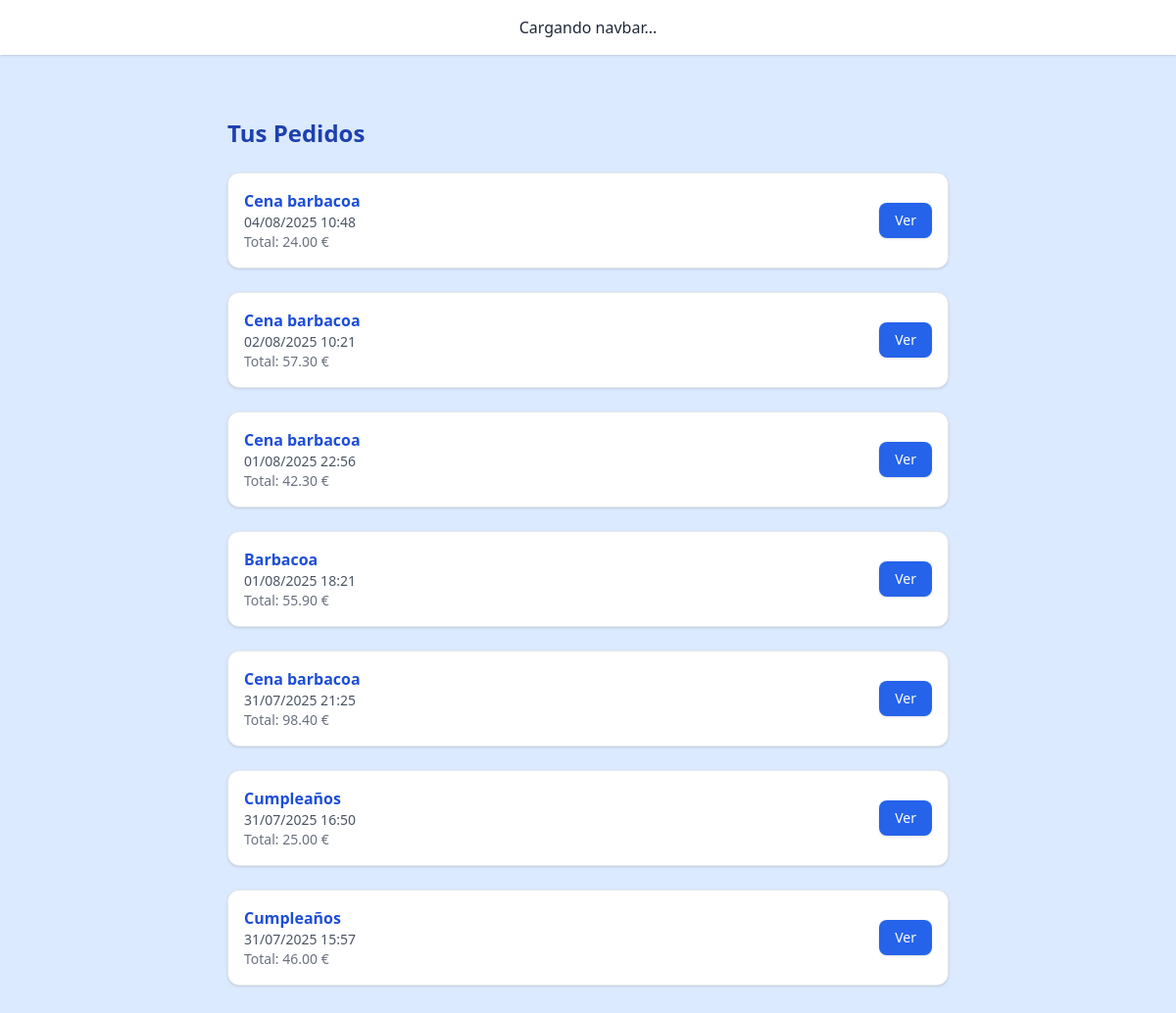
The page /orders/ (signed in) on the database as committed earlier.
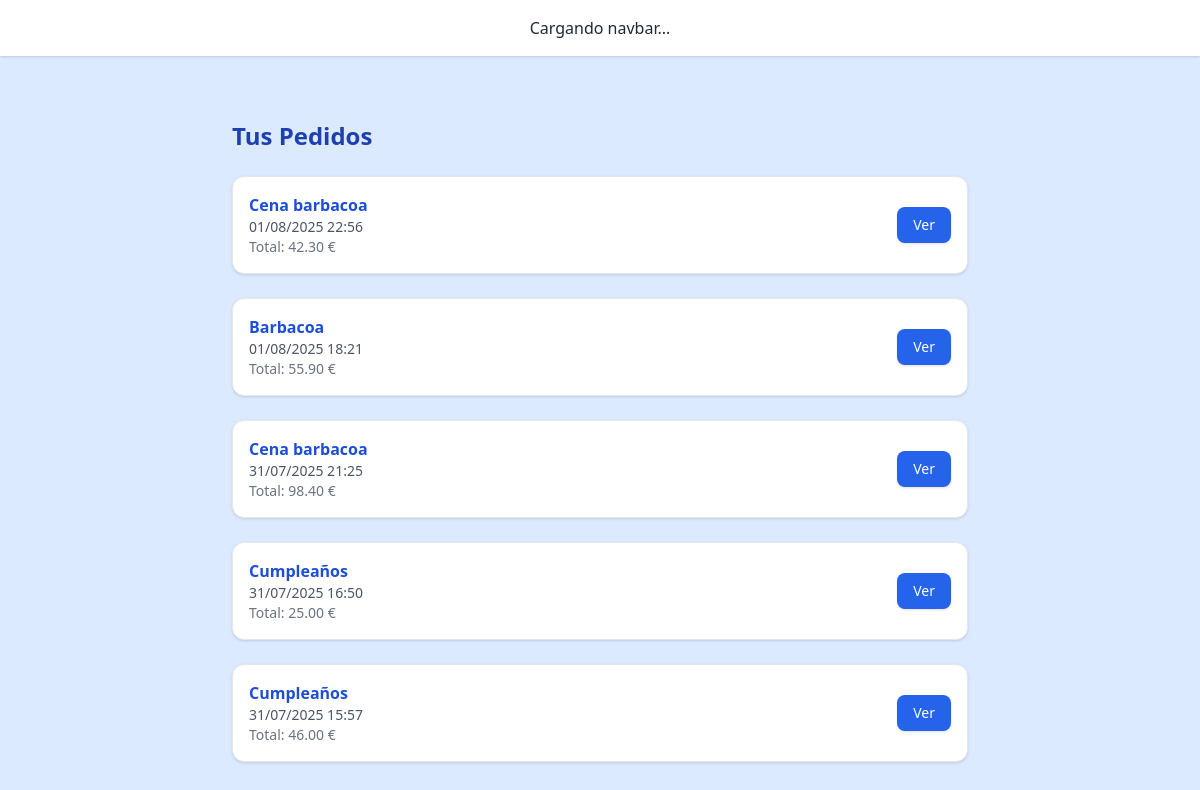
The same page on the database as committed later.
### core/models/order.py (models this page shows, shortened)
class Order(models.Model):
    group = models.ForeignKey(Group, on_delete=models.CASCADE, related_name='orders')
    created_by = models.ForeignKey(UserAccount, on_delete=models.SET_NULL, null=True, blank=True)
    created_at = models.DateTimeField(auto_now_add=True)
    total_price = models.DecimalField(max_digits=10, decimal_places=2)
    direccion = models.CharField(max_length=255)
    notes = models.TextField(blank=True)
    confirmed = models.BooleanField(default=False)

### core/models/group.py (models this page shows, shortened)
class Group(models.Model):
    name = models.CharField(max_length=100)
    creator = models.ForeignKey(UserAccount, on_delete=models.CASCADE, related_name='owned_groups')
    members = models.ManyToManyField(UserAccount, related_name='groups_in')
    people_count = models.IntegerField()
    duration_days = models.IntegerField()
    preferences = models.TextField(blank=True)
    restrictions = models.TextField(blank=True)
    created_at = models.DateTimeField(auto_now_add=True)
    high_consume = models.BooleanField(default=False)
    invite_code = models.CharField(max_length=10, unique=True, blank=True)
    description = models.TextField( blank=True,
        help_text="Descripción libre del plan del grupo. Por ejemplo: lo que quieren comer cada día o el tipo de evento"
    )

### core/views.py (the view)
# urls.py: path('orders/', order_list_view, name='order_list'),
def order_list_view(request):
    orders = Order.objects.filter(created_by=request.user).order_by('-created_at')
    return render(request, "core/order/order_list.html", {"orders": orders})

### core/templates/core/order/order_list.html
{% extends "base.html" %}
{% block content %}
<div class="max-w-3xl mx-auto px-4 py-10 space-y-6">
  <h2 class="text-2xl font-bold text-blue-800"> Tus Pedidos</h2>
  {% if orders %}
    {% for order in orders %}
      <div class="bg-white hover:bg-blue-50 border border-gray-200 rounded-xl shadow p-4 flex justify-between items-center transition">
        <div>
          <h3 class="font-semibold text-blue-700">{{ order.group.name }}</h3>
          <p class="text-sm text-gray-600">{{ order.created_at|date:"d/m/Y H:i" }}</p>
          <p class="text-sm text-gray-500">Total: {{ order.total_price|floatformat:2 }} €</p>
        </div>
        <a href="{% url 'order_detail' order.pk %}" class="bg-blue-600 hover:bg-blue-700 text-white text-sm font-medium px-4 py-2 rounded-lg shadow">Ver</a>
      </div>
    {% endfor %}
  {% else %}
    <p class="text-gray-500 text-center">Aún no has realizado ningún pedido.</p>
  {% endif %}
</div>
{% endblock %}

Rows that differ between the two databases and show on the page:
removed Order: group.name "Cena barbacoa", created_at "04/08/2025 10:48", total_price "24.00"
removed Order: group.name "Cena barbacoa", created_at "02/08/2025 10:21", total_price "57.30"
